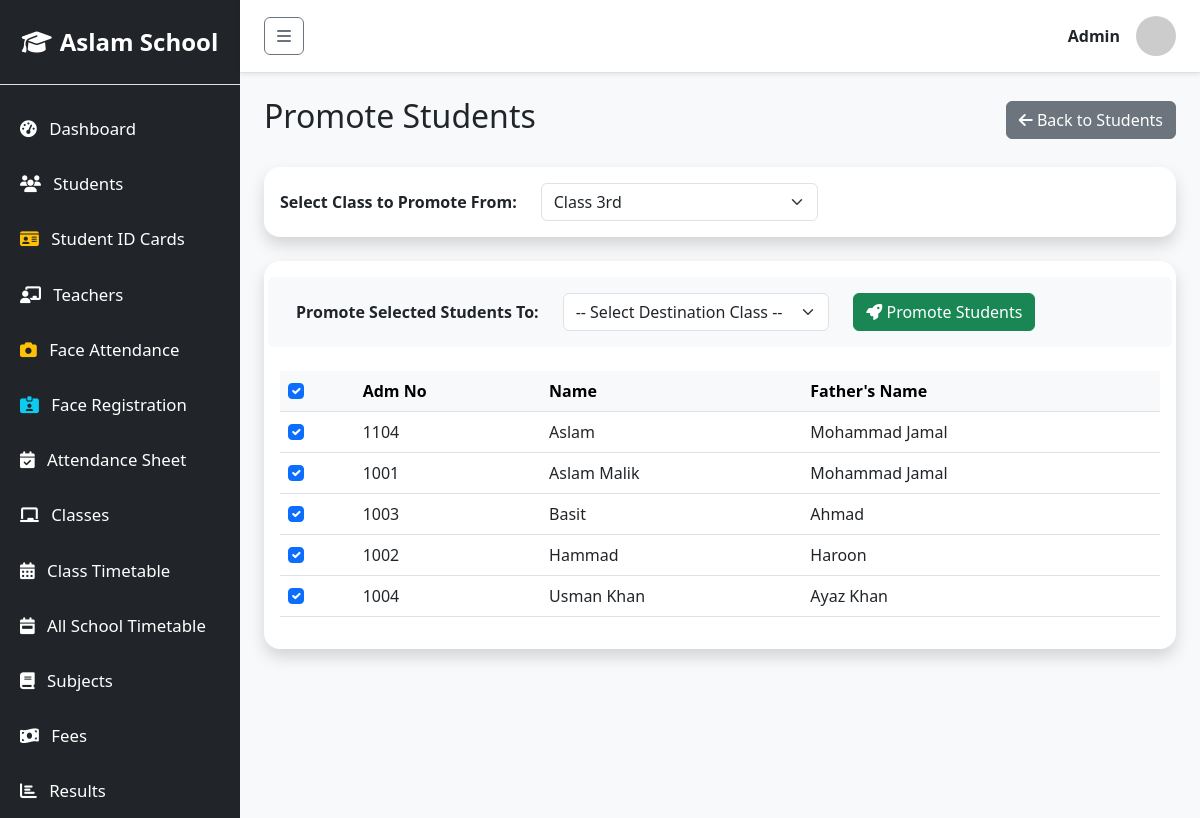
The app's page /school/students/promote.php?from_class=17 with its own data.
### tables this page shows
CREATE TABLE `students` (
  `id` int(11) NOT NULL,
  `admission_no` varchar(20) NOT NULL,
  `name` varchar(100) NOT NULL,
  `father_name` varchar(100) NOT NULL,
  `dob` date NOT NULL,
  `gender` varchar(10) NOT NULL,
  `blood_group` varchar(10) DEFAULT 'O+',
  `class_id` int(11) NOT NULL,
  `phone` varchar(20) NOT NULL,
  `address` text NOT NULL,
  `admission_date` date NOT NULL,
  `monthly_fee` decimal(10,2) NOT NULL DEFAULT 0.00,
  `previous_dues` decimal(10,2) NOT NULL DEFAULT 0.00,
  `photo` varchar(255) DEFAULT NULL
);

### school/students/promote.php (the view, shortened to what this page needs)
<?php
require_once '../includes/db.php';
require_once '../includes/header.php';
$from_class = isset($_GET['from_class']) ? (int)$_GET['from_class'] : 0;
?>
<div class="d-flex justify-content-between align-items-center mb-4">
    <h2>Promote Students</h2>
    <a href="manage.php" class="btn btn-secondary"><i class="fa-solid fa-arrow-left"></i> Back to Students</a>
</div>
<div class="card shadow border-0 rounded-4 mb-4">
    <div class="card-body py-3">
        <form method="GET" class="row align-items-center">
            <div class="col-auto">
                <label class="col-form-label fw-bold">Select Class to Promote From:</label>
            </div>
            <div class="col-md-4">
                <select name="from_class" class="form-select" onchange="this.form.submit()">
                    <?php
                    $classes = $conn->query("SELECT * FROM classes");
                    while($c = $classes->fetch_assoc()) {
                        $sel = ($from_class == $c['id']) ? 'selected' : '';
                        echo "<option value='{$c['id']}' $sel>{$c['name']}</option>";
                    }
                    ?>
                </select>
            </div>
        </form>
    </div>
</div>
<?php if ($from_class > 0): ?>
<div class="card shadow border-0 rounded-4">
    <div class="card-body">
        <form method="POST">
            <div class="row mb-4 align-items-center bg-light p-3 rounded">
                <div class="col-auto">
                    <label class="fw-bold">Promote Selected Students To:</label>
                </div>
                <div class="col-md-4">
                    <select name="to_class" class="form-select" required>
                        <option value="">-- Select Destination Class --</option>
                    </select>
                </div>
                <div class="col-auto">
                    <button type="submit" class="btn btn-success"><i class="fa-solid fa-rocket"></i> Promote Students</button>
                </div>
            </div>
            <div class="table-responsive">
                <table class="table table-hover align-middle">
                    <thead class="table-light">
                        <tr>
                            <th><input type="checkbox" id="selectAll" checked class="form-check-input"></th>
                            <th>Adm No</th>
                            <th>Name</th>
                            <th>Father's Name</th>
                        </tr>
                    </thead>
                    <tbody>
                        <?php
                        $students = $conn->query("SELECT * FROM students WHERE class_id = $from_class ORDER BY name ASC");
                        if($students->num_rows > 0):
                            while($row = $students->fetch_assoc()):
                        ?>
                        <tr>
                            <td><input type="checkbox" name="student_ids[]" value="<?= $row['id'] ?>" checked class="form-check-input student-checkbox"></td>
                            <td><?= $row['admission_no'] ?></td>
                            <td><?= $row['name'] ?></td>
                            <td><?= $row['father_name'] ?></td>
                        </tr>
                        <?php endwhile; else: ?>
                        <tr><td colspan="4" class="text-center">No students found in this class</td></tr>
                        <?php endif; ?>
                    </tbody>
                </table>
            </div>
        </form>
    </div>
</div>
<?php endif; ?>
<?php require_once '../includes/footer.php'; ?>

### records on screen
students: admission_no "1104", name "Aslam", father_name "Mohammad Jamal"
students: admission_no "1001", name "Aslam Malik", father_name "Mohammad Jamal"
students: admission_no "1003", name "Basit", father_name "Ahmad"
students: admission_no "1002", name "Hammad", father_name "Haroon"
students: admission_no "1004", name "Usman Khan", father_name "Ayaz Khan"

### other values on screen
$_SESSION['user_name'] "Admin"
form field from_class "Class 3rd"
